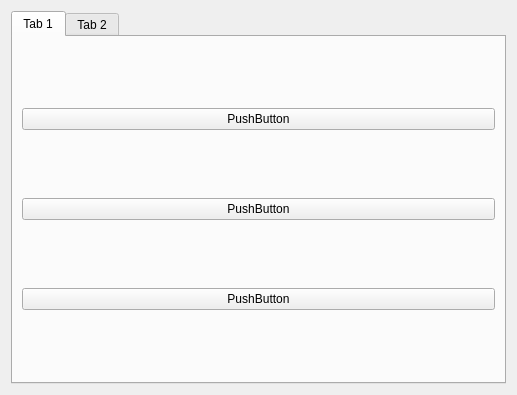
<?xml version="1.0" encoding="UTF-8"?>
<ui version="4.0">
 <class>Form</class>
 <widget class="QWidget" name="Form">
  <property name="geometry">
   <rect>
    <x>0</x>
    <y>0</y>
    <width>517</width>
    <height>395</height>
   </rect>
  </property>
  <property name="windowTitle">
   <string>Form</string>
  </property>
  <layout class="QHBoxLayout" name="horizontalLayout">
   <item>
    <widget class="QTabWidget" name="tabWidget">
     <property name="currentIndex">
      <number>0</number>
     </property>
     <widget class="QWidget" name="tab">
      <attribute name="title">
       <string>Tab 1</string>
      </attribute>
      <layout class="QHBoxLayout" name="horizontalLayout_2">
       <item>
        <layout class="QVBoxLayout" name="verticalLayout">
         <item>
          <widget class="QPushButton" name="pushButton">
           <property name="text">
            <string>PushButton</string>
           </property>
          </widget>
         </item>
         <item>
          <widget class="QPushButton" name="pushButton_2">
           <property name="text">
            <string>PushButton</string>
           </property>
          </widget>
         </item>
         <item>
          <widget class="QPushButton" name="pushButton_3">
           <property name="text">
            <string>PushButton</string>
           </property>
          </widget>
         </item>
        </layout>
       </item>
      </layout>
     </widget>
     <widget class="QWidget" name="tab_2">
      <attribute name="title">
       <string>Tab 2</string>
      </attribute>
      <layout class="QHBoxLayout" name="horizontalLayout_3">
       <item>
        <layout class="QVBoxLayout" name="verticalLayout_2">
         <item>
          <widget class="QPushButton" name="pushButton_4">
           <property name="text">
            <string>PushButton</string>
           </property>
          </widget>
         </item>
         <item>
          <widget class="QPushButton" name="pushButton_5">
           <property name="text">
            <string>PushButton</string>
           </property>
          </widget>
         </item>
         <item>
          <widget class="QPushButton" name="pushButton_6">
           <property name="text">
            <string>PushButton</string>
           </property>
          </widget>
         </item>
        </layout>
       </item>
      </layout>
     </widget>
    </widget>
   </item>
  </layout>
 </widget>
 <resources/>
 <connections/>
</ui>
